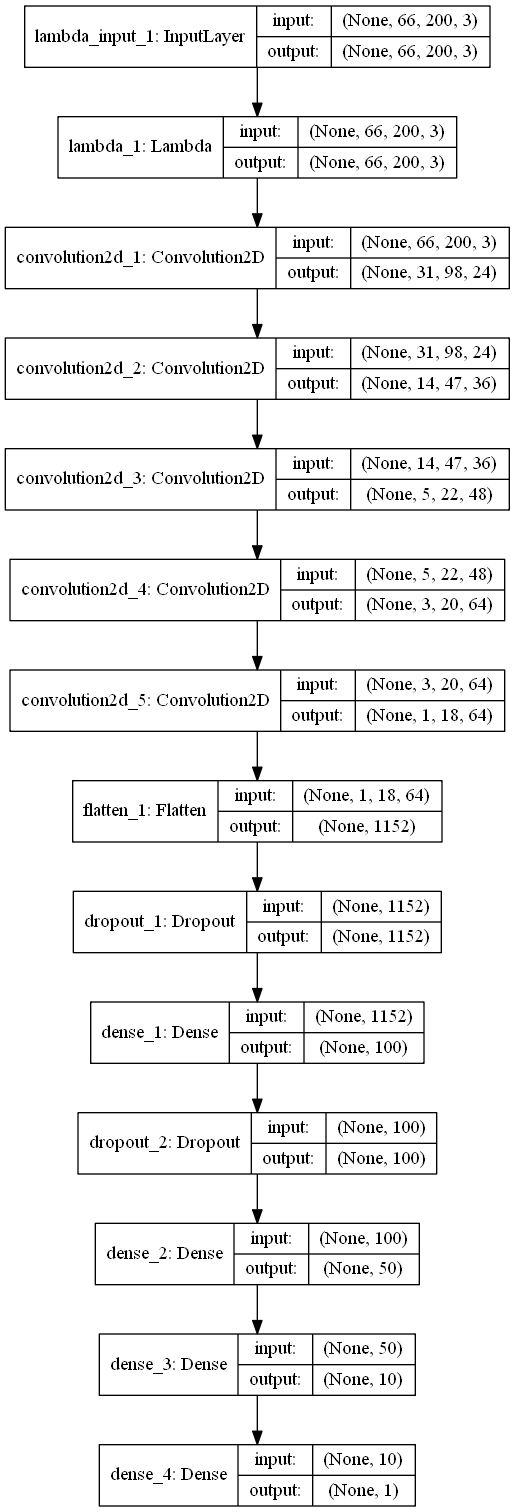

Recreate this plot in Python.
# -*- coding: utf-8 -*-
import numpy as np
import matplotlib.pyplot as plt
import os
##load data
#filepath
data_folder='windows_sim/data_sample/data/'
logcsv_file=data_folder+'driving_log.csv'
# read  the path of three cameras images and steering angles data from csv file
camera_filename = np.loadtxt(logcsv_file,delimiter=",", usecols=(0,1,2),dtype='S1000', skiprows =1).reshape(-1,order='F')
steering_data=np.loadtxt(logcsv_file,delimiter=",", usecols=(3,),skiprows =1)
print('numimages=%s' % len(steering_data))
#split filename
vfunc = np.vectorize(os.path.split)
camera_filename=vfunc(camera_filename.astype('str'))[-1]
#offset for left and right cameras
correction=0.06
steering_data=np.concatenate((steering_data, steering_data+correction, steering_data-correction ))
steering_data=np.concatenate((steering_data, -steering_data))
#for flipping augmentation
numimage_unflip=len(camera_filename)
camera_filename=np.concatenate((camera_filename, camera_filename))
Is_to_be_flipped=np.concatenate((np.ones(numimage_unflip), -np.ones(numimage_unflip)))
steering_data=np.concatenate((steering_data[:,None],Is_to_be_flipped[:,None]), axis=1)
#show histogram of steering angles
plt.hist(steering_data[:,0], bins=30)
plt.show()

from keras.models import Sequential
from keras.layers.core import Dense, Flatten, Dropout
from keras.layers.convolutional import Convolution2D
from keras.layers import Lambda
from keras import optimizers

##modeling
#Create the Sequential model
model = Sequential()
# set up lambda layer
model.add(Lambda(lambda x: (x / 255.0) - 0.5, input_shape=(66,200,3)))
#1st 2dconv layer
model.add(Convolution2D(24, 5, 5, activation='elu',input_shape=(66, 200, 3),  subsample=(2,2)))
#2nd 2dconv layer
model.add(Convolution2D(36, 5, 5, activation='elu', subsample=(2,2)))
#3rd 2dconv layer
model.add(Convolution2D(48, 5, 5, activation='elu', subsample=(2,2)))
#4th 2dconv layer
model.add(Convolution2D(64, 3, 3, activation='elu'))
#5th 2dconv layer
model.add(Convolution2D(64, 3, 3, activation='elu'))
#flatten and dropout
model.add(Flatten())
model.add(Dropout(0.5))
#1st fully connected layer and dropout
model.add(Dense(100, activation='elu'))
model.add(Dropout(0.5))
#2nd fully connected layer
model.add(Dense(50, activation='elu'))
#3rd fully connected layer
model.add(Dense(10, activation='elu'))
#final fully connected layer
model.add(Dense(1))

#optimizer setting
#adam=optimizers.Adam(lr=0.0008, beta_1=0.9, beta_2=0.999, epsilon=1e-08, decay=0.)
#model compilation
model.compile(loss='mse', optimizer='adam', metrics=['accuracy'])
#summerize model
model.summary()

##Three functions to train
import cv2
#crop, convert to YUV and resize images
def preprocess(img_in,imsize=(66,200)):
    img=img_in[54:-40,:,:] .astype('uint8')
    img=cv2.cvtColor(img,cv2.COLOR_BGR2YUV)
    img_out=cv2.resize(img,imsize[::-1])
    return img_out
#display training history
def traininghistory(history_object):
    ### print the keys contained in the history object
    print(history_object.history.keys())

    ### plot the training and validation loss for each epoch
    plt.plot(history_object.history['loss'])
    plt.plot(history_object.history['val_loss'])
    plt.title('model mean squared error loss')
    plt.ylabel('mean squared error loss')
    plt.xlabel('epoch')
    plt.legend(['training set', 'validation set'], loc='upper right')
    plt.show()
#generator function
EPOCHS=3
batch_size=200
import sklearn
from sklearn.model_selection import train_test_split
def generator(samples, batch_size=32):
    num_samples = len(samples[0])
    while 1: # Loop forever so the generator never terminates
        samples_image, samples_angle=sklearn.utils.shuffle(samples[0], samples[1])
        for offset in range(0, num_samples, batch_size):
            batch_samples = zip(samples_image[offset:offset+batch_size], samples_angle[offset:offset+batch_size,:] )
            images = []
            angles = []

            for batch_sample_i,batch_sample_a in batch_samples:
                img=cv2.imread(data_folder+'IMG/'+batch_sample_i)
                img_pp=preprocess(img)
                images.append(img_pp[:,::int(batch_sample_a[1]),:])
                angles.append(batch_sample_a[0])
            yield sklearn.utils.shuffle(np.array(images), np.array(angles))

## compile and train the model using the generator function
X_train, X_valid, Y_train, Y_valid = train_test_split(camera_filename,steering_data, test_size=0.2)
train_samples=[X_train,Y_train]
validation_samples=[X_valid, Y_valid]
train_generator = generator(train_samples, batch_size=batch_size)
validation_generator = generator(validation_samples, batch_size=batch_size)

history_object=model.fit_generator(train_generator, samples_per_epoch= len(train_samples[0]), validation_data=validation_generator,
                    verbose=1, nb_val_samples=len(validation_samples), nb_epoch=EPOCHS)
traininghistory(history_object)

model.save('model.h5')

from keras.utils.visualize_util import plot
plot(model,to_file='model.png', show_shapes=True)
